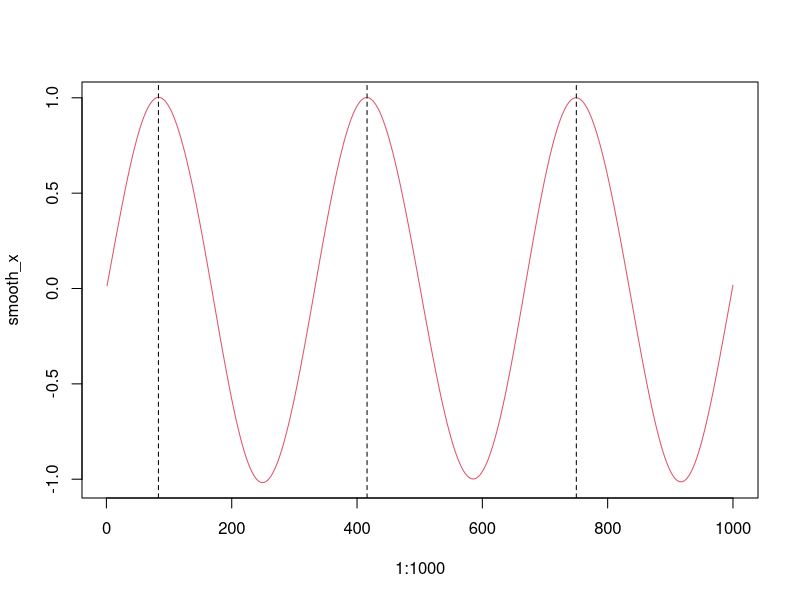
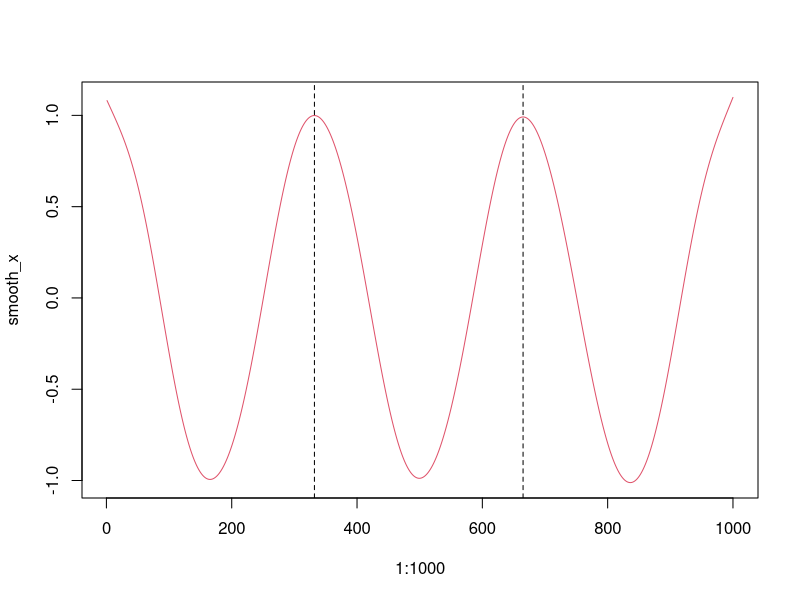
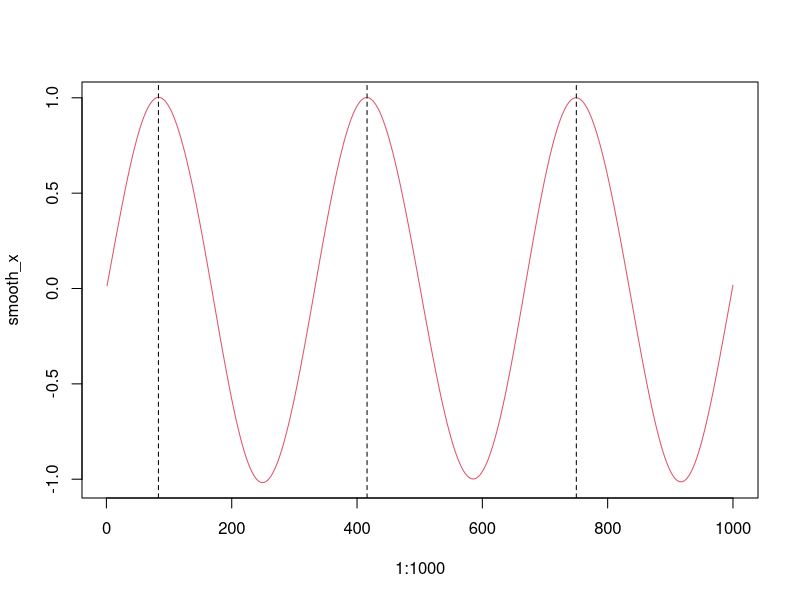
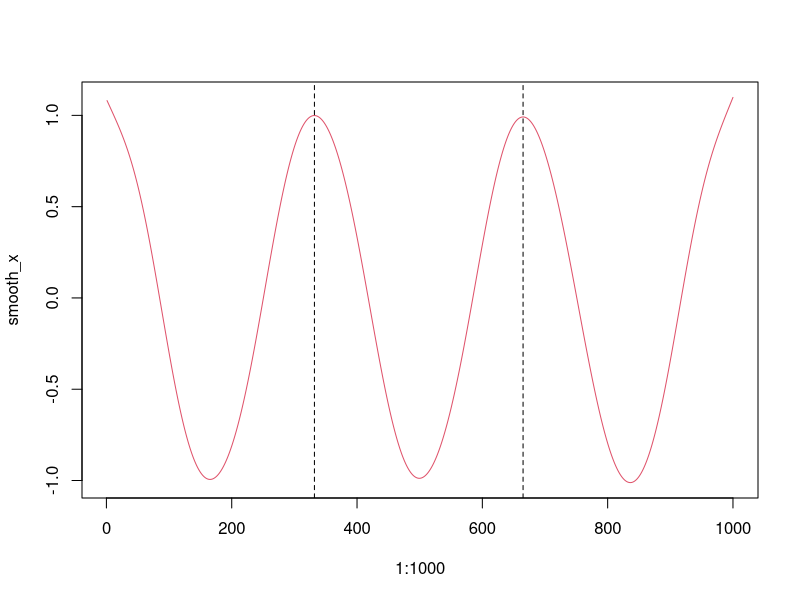

Write the R code that produced these figures, in order.
library(mgcv)
library(tidyverse)

get_features <- function(x,
                         normalisation = c("none","z_score","01"),
                         k = 20) {
  time <- 1:length(x)
  normalisation <- match.arg(normalisation)
  norm_x <- switch(normalisation,
                   "none" = x,
                   "z_score" = as.numeric(scale(x)),
                   "01" = (x - min(x))/(max(x) - min(x)))
  fit <- gam(norm_x ~ s(time, k = k))
  smooth_x <- predict(fit, data.frame(time = seq(1, max(time), length = 1000)))
  peaks <- detect_peaks(smooth_x)
  
  plot(1:1000, smooth_x, col = 2, ty = "l")
  abline(v = peaks, lty = 2)
  
  return(c("mean" = mean(smooth_x),
           "var" = var(smooth_x),
           "q25" = quantile(smooth_x, .25),
           "q75" = quantile(smooth_x, .75),
           "n_peaks" = length(peaks),
           "mean_peak_height" = mean(smooth_x[peaks]),
           "var_peak_height" = var(smooth_x[peaks]),
           "q25_peak_height" = quantile(smooth_x[peaks], .25),
           "q75_peak_height" = quantile(smooth_x[peaks], .75)))
}

detect_peaks <- function(x, min_prominence = 0, allow_plateau = TRUE) {
  n <- length(x)
  peaks <- rep(FALSE, n)
  
  for (i in 2:(n - 1)) {
    
    # Strict peak
    if (x[i] > x[i - 1] && x[i] > x[i + 1]) {
      peaks[i] <- TRUE
    }
    
    # Plateau peak
    if (allow_plateau && x[i] >= x[i - 1] && x[i] >= x[i + 1]) {
      
      # expand plateau
      left <- i
      right <- i
      
      while (left > 1 && x[left] == x[i]) left <- left - 1
      while (right < n && x[right] == x[i]) right <- right + 1
      
      # check edges of plateau
      if (x[left] < x[i] && x[right] < x[i]) {
        peaks[i] <- TRUE
      }
    }
  }
  
  # Optional: filter by prominence
  if (min_prominence > 0) {
    for (i in which(peaks)) {
      left_min <- min(x[1:i])
      right_min <- min(x[i:n])
      prominence <- x[i] - max(left_min, right_min)
      
      if (prominence < min_prominence) {
        peaks[i] <- FALSE
      }
    }
  }
  
  return(which(peaks))
}

my_data <- tibble(delta_fp1 = sin(seq(0,6*pi, length=500)) + rnorm(500, 0, .1),
                  delta_fp2 = cos(seq(0,6*pi, length=500)) + rnorm(500, 0, .1))

get_features(my_data$delta_fp1)
get_features(my_data$delta_fp2)

apply(my_data, 2, get_features) ## this gives us a matrix of features for 1 single participant = every cell is a feature

# we will have
## 32 nodes * 5 waves = 160 node:wave combinations
## 3 normalisations
## X pre-features
## total: 160 * 3 * X per participant
